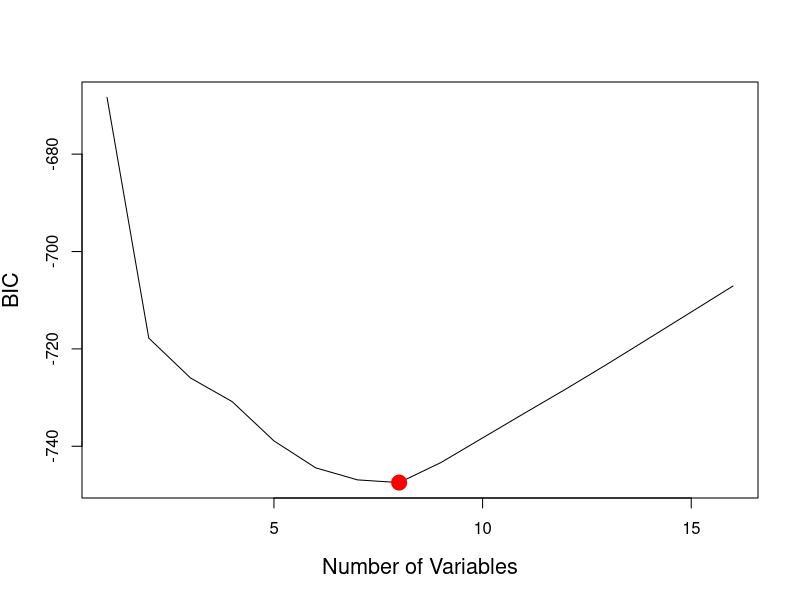
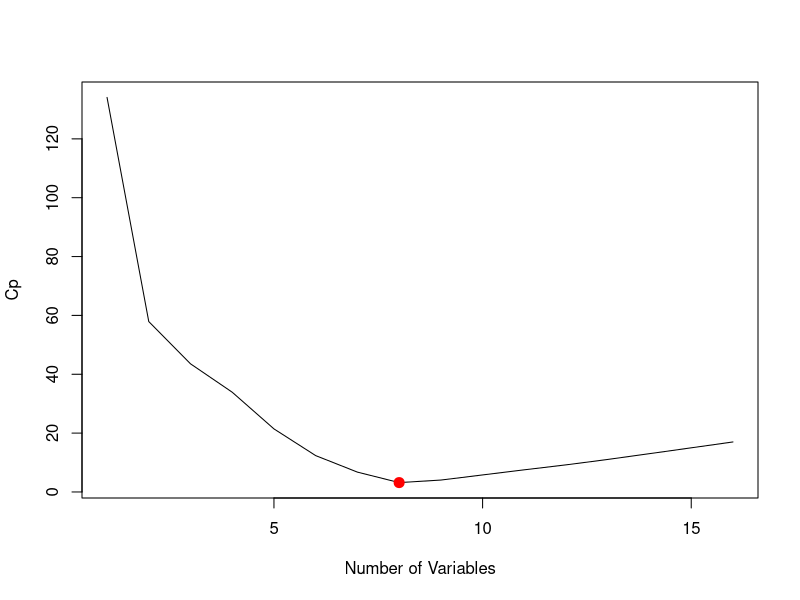
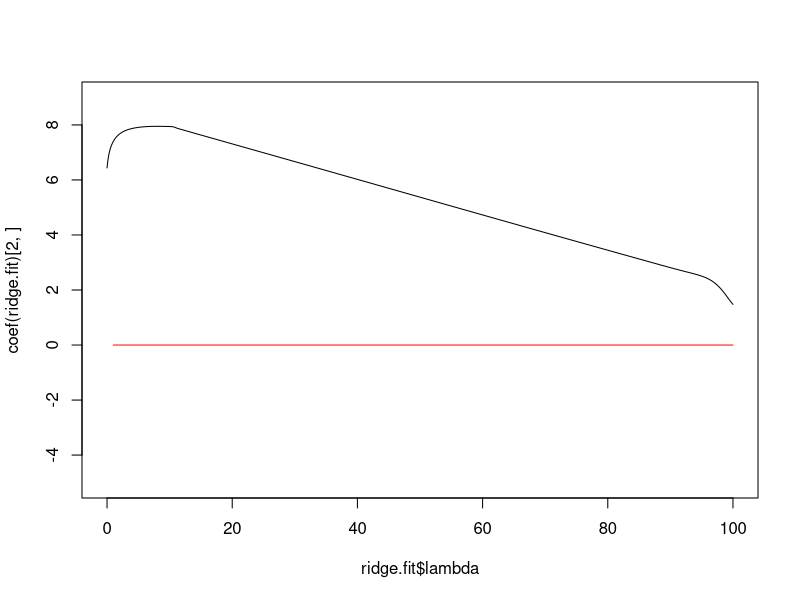
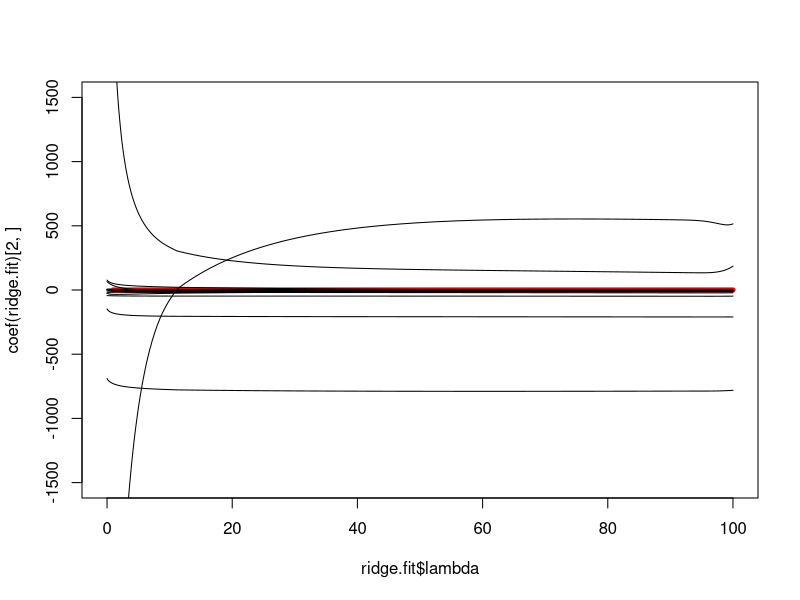
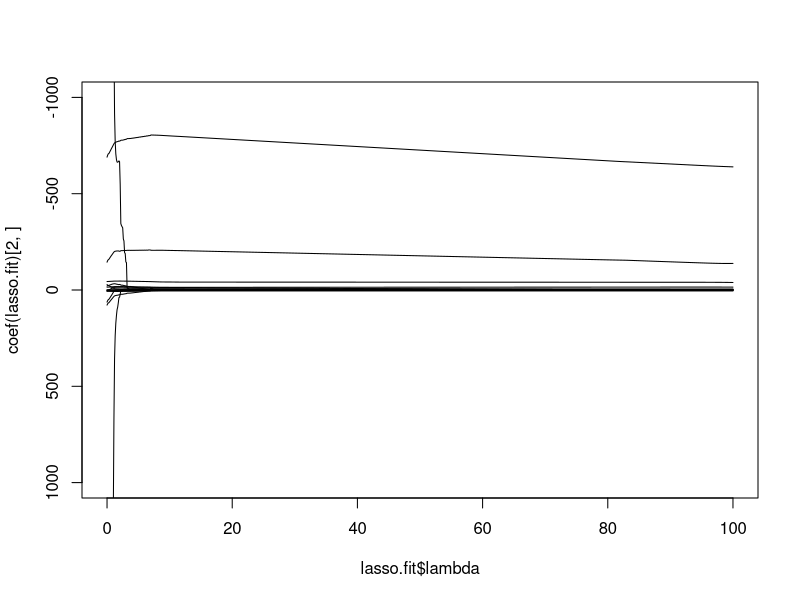

Generate these figures, in order, with R:
###############################################################################
##       R LECTURE 8: Linear Model Selection and Regularization 		      	 ##
##            	 Quantitative Analysis - 2023 Spring  5/08   		     	    	 ##
###############################################################################
#
#
###############################################################################
##                                Author		                                 ##
##            	            ??????翰 Spencer Wang   		     	                 ##
###############################################################################


rm(list=ls(all=T))

####################################################################
# Section 1: Subset Selection Methods                              #
####################################################################

Theft= read.csv("./lecture/theft.csv")
Theft
ncol(Theft) # There are 16 regressers and 1 response.
nrow(Theft) # There are 209 samples.

#########################
# Best Subset Selection #
#########################

library(leaps)
best.fit = regsubsets(theft~.,Theft,nvmax=16) # "nvmax" is the maximum size of subsets we wish to examine
summary.fit = summary(best.fit)
summary.fit   # Note that the "*" represents which variable is chosen in which model.
              # For example, for the "best one variable" model, the model chooses "non_workforce".

plot(summary.fit$bic, xlab = "Number of Variables", ylab = "BIC", type = "l", cex.lab=1.3)
a=which.min(summary.fit$bic)
points(a,summary.fit$bic[a], col="red", cex=3, pch=20)
which.min(summary.fit$bic) # As we can see, the smallest BIC corresponds to the model with 8 variables.

plot(summary.fit$cp, xlab = "Number of Variables", ylab = "Cp", type = "l")
b=which.min(summary.fit$cp)
points(b,summary.fit$cp[b], col="red", cex=2, pch=20)
which.min(summary.fit$cp) # The smallest Cp also corresponds to the model with 8 variables.

coef(best.fit,8) # Here's the best model and its chosen coefficients.


###########################################
# Forward and Backward Stepwise Selection #
###########################################

forward.fit = regsubsets(theft~.,Theft,nvmax=16,method = "forward") # The codes are the same, except we now pass-in the code "method = "forward" "
summary(forward.fit)
which.min(summary(forward.fit)$bic) # Forward stepwise picks the model with 9 variables
coef(forward.fit,9) #Forward method selects "unemploy_ppl" in the 5th round, which is not selected by other methods.

backward.fit = regsubsets(theft~.,Theft,nvmax=16,method = "backward")
summary(backward.fit)
which.min(summary(backward.fit)$bic)
coef(backward.fit,8) # Note taht it's exactly the same as best subset.





####################################################################
# Section 2: Ridge Regression and LASSO                            #
####################################################################

rm(list=ls(all=T))
Theft= read.csv("./lecture/theft.csv")

X = model.matrix(theft~.,Theft)[,-1] #design matrix without intercept.
Y= Theft$theft
library(glmnet)


####################
# Ridge Regression #
####################
grid = seq(0,100,length = 1000)

ridge.fit = glmnet(X,Y,alpha = 0, lambda = grid) # "alpha" = 0 for ridge regression, =1 for Lasso
                                                 # Since the "lambda" is specified, so the code search for the optimal lambda in "grid"

dim(coef(ridge.fit)) # Each column contains the estimated coefficeint for 100 different lambda values chosen by computer.
ridge.fit$lambda[1]  # The first lambda used is 100
ridge.fit$lambda[999]# The 999th lambda used is 0.1001001

coef(ridge.fit)[,1]   # This corresponds to lambda = 100, which yields small coefficients.
coef(ridge.fit)[,999] # This corresponds to lambda = 0.1001001, which yields bigger coefficients.

##coeffiecent plot
plot(ridge.fit$lambda ,coef(ridge.fit)[2,],type="l",ylim =c(-5,9), xlim = c(0,100)) # This is the plot of the coefficient of the first variable (beta_1) against different lambda.
                                                                                    # Note that "coef(ridge.fit)[1,]" corresponds to the coefficient of intercept, which we don't care.
lines(rep(0,100),col='red')

plot(ridge.fit$lambda ,coef(ridge.fit)[2,],type="l",ylim =c(-1500,1500), xlim = c(0,100))
lines(rep(0,100),col='red',lw=5)
for (i in 3:17){
  lines(ridge.fit$lambda,coef(ridge.fit)[i,])} # Here we plot the rest of the betas.

##predict for specific lambda ex. lambda=50
predict(ridge.fit, s=50,type="coefficients")


##Choosing the optimal lambda with k-fold CV
set.seed(45)
ridge.kfold = cv.glmnet(X,Y,alpha=0, nfolds=10, lambda = grid)
best.s = ridge.kfold$lambda.min
best.s

##Fitted values for the optimal lambda
predict(ridge.fit, type = "coefficients", s=best.s) # Fitted values for optimal lambda.

#########
# LASSO #
#########
grid = seq(0,100,length = 1000)

lasso.fit = glmnet(X,Y,alpha = 1, lambda = grid) # "alpha" = 0 for ridge regression, =1 for Lasso

dim(coef(lasso.fit)) # Each column contains the estimated coefficeint for 67 different lambda values chosen by computer.
lasso.fit$lambda[1]  # The first lambda used is 100
lasso.fit$lambda[999]# The 999th lambda used is 0.1001001

coef(lasso.fit)[,1]   # This corresponds to lambda = 100, which forces 8 variables to be zero
coef(lasso.fit)[,999] # This corresponds to lambda = 0.1001001

##coeffiecent plot
plot(lasso.fit$lambda ,coef(lasso.fit)[2,],type="l",ylim =c(1000,-1000) )
for (i in 3:17){
  lines(lasso.fit$lambda ,coef(lasso.fit)[i,])}
##

##Choosing the optimal lambda with k-fold CV
set.seed(45)
lasso.kfold = cv.glmnet(X,Y,alpha=1, nfolds=10, lambda = grid)
best.s = lasso.kfold$lambda.min
best.s

##Fitted values for the optimal lambda
predict(lasso.fit, type = "coefficients", s=best.s)
